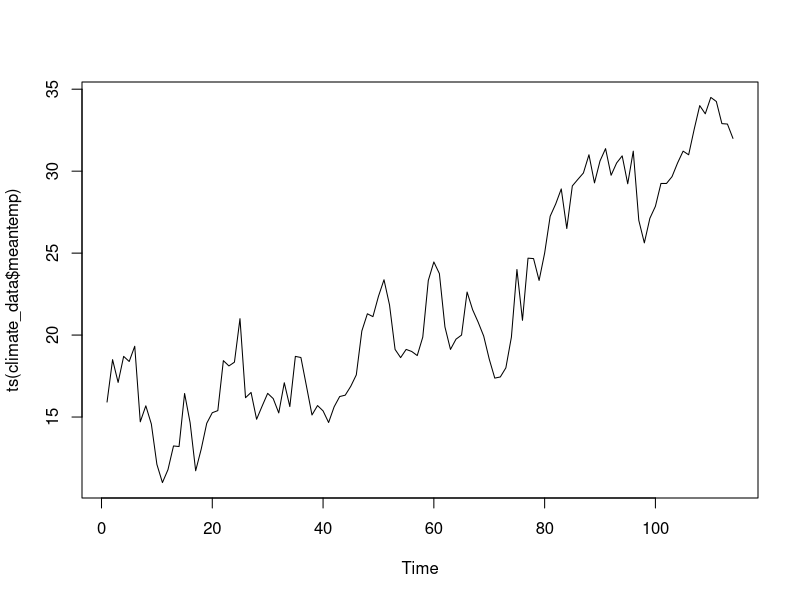

Write R code to recreate this figure.
## ---- chunk 1
knitr::opts_chunk$set(echo = TRUE)
## ---- chunk 2
climate_data <- read.csv("DailyDelhiClimateTest.csv")
head(climate_data)

plot(ts(climate_data$meantemp))
